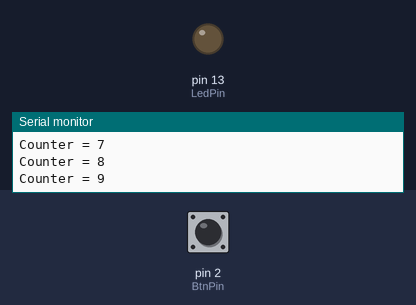
A sketch run on a simulated Arduino Uno, built with avr-gcc and run on an emulated ATmega328P. Shown: output pins drawn as LEDs (lit = HIGH), the last lines printed to the serial monitor. Dashed ring = blinking. Inputs (shaded band) come from the test bench; at power-on: pin 2 (BtnPin) HIGH.

Above: at 1.2 s.
1.3 s: pin 2 (BtnPin) pulled LOW for 0.15 s
At 1.49 s:
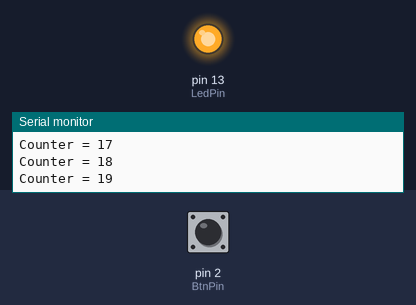
3.0 s: pin 2 (BtnPin) pulled LOW for 3.2 s
At 6.7 s:
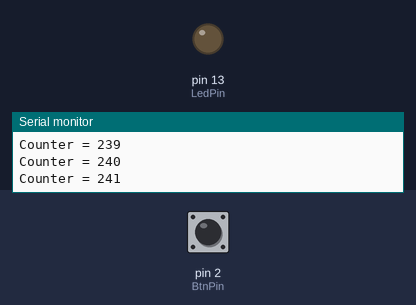
7.8 s: pin 2 (BtnPin) pulled LOW for 1 s
At 8.6 s:
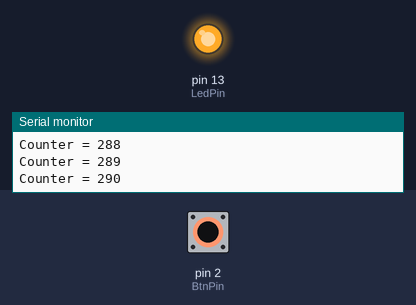
10.4 s: pin 2 (BtnPin) driven LOW
At 10.8 s:
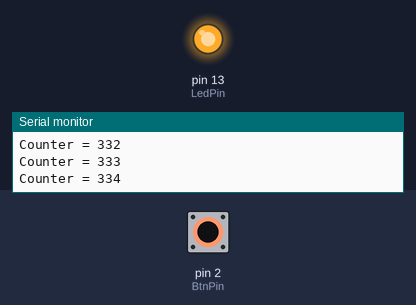
13.4 s: pin 2 (BtnPin) pulsed HIGH 2 times (0.12 s each, 0.3 s apart)
At 13.69 s:
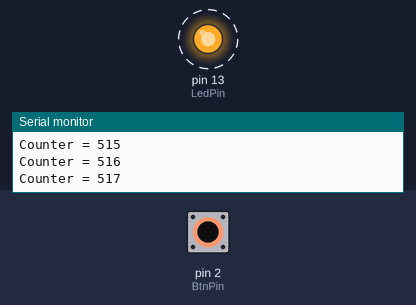
17.0 s: pin 2 (BtnPin) driven HIGH
At 17.7 s:
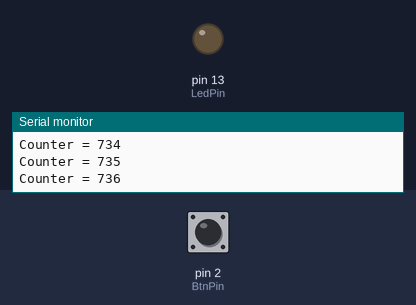
Timing chart, 0 to 19.6 s (numbered marks = the images above; inputs shaded):
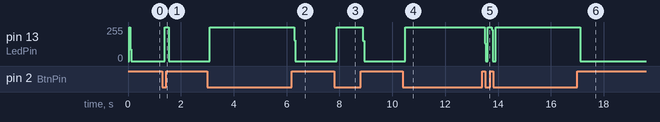

Measured:
- after the input at 1.3 s, pin 13 (LedPin): 0/255 → 255/255 after 0.09 s, → 0/255 0.16 s later
- after the input at 3.0 s, pin 13 (LedPin): 0/255 → 255/255 after 0.09 s, → 0/255 3.2 s later
- after the input at 7.8 s, pin 13 (LedPin): 0/255 → 255/255 after 0.09 s, → 0/255 1.0 s later
- after the input at 10.4 s, pin 13 (LedPin): 0/255 → 255/255 after 0.09 s
- after the input at 13.4 s, pin 13 (LedPin): alternates 255/255 for 0.16 s and 0/255 for 0.13 s, 4 changes in all, then stays 255/255, starting after 0.09 s
- after the input at 17.0 s, pin 13 (LedPin): 255/255 → 0/255 after 0.11 s

The sketch:

day4.2.ino
```cpp
// 定義LED腳位和按鈕腳位
#define LedPin 13
#define BtnPin 2

// 計數器變數
int cnt;

// 標誌變數，用於確保每次按下按鈕只增加一次計數
int flag;

// 變數用於去彈跳
int lastDebounceTime; // 上一次去彈跳的起始時間
int debounceDelay;    // 去彈跳的延遲時間
int btnState;         // 目前按鈕狀態
int lastBtnState = HIGH; // 上一次的按鈕狀態，預設為未按下

void setup() {
  // 初始化串口通信，設定傳輸速率為9600 bits per second
  Serial.begin(9600);

  // 設定BtnPin腳位為輸入模式，並啟用內部上拉電阻
  pinMode(BtnPin, INPUT_PULLUP);

  // 設定LedPin腳位為輸出
  pinMode(LedPin, OUTPUT);

  // 將LedPin設為低電位，LED熄滅
  digitalWrite(LedPin, LOW);

  // 初始化計數器為0
  cnt = 0;

  // 初始化標誌變數為0
  flag = 0;

  // 初始化去彈跳相關變數
  lastDebounceTime = 0;
  debounceDelay = 50; // 去彈跳的延遲時間為50毫秒
}

void loop() {
  // 主要程式碼，重複執行

  // 去彈跳機制開始

  // 讀取按鈕腳位的狀態
  int reading = digitalRead(BtnPin);

  // 如果當前狀態與上一次按鈕狀態不同，則更新去彈跳起始時間
  if (reading != lastBtnState) {
    lastDebounceTime = millis();
  }

  // 如果經過了足夠的時間（去彈跳延遲時間），則更新按鈕狀態
  if ((millis() - lastDebounceTime) > debounceDelay) {
    if (reading != btnState) {
      btnState = reading;
    }
  }

  // 更新上一次的按鈕狀態
  lastBtnState = reading;

  // 去彈跳機制結束

  // 如果按鈕按下（LOW）且標誌為0（未計數）
  if (btnState == LOW && flag == 0) {
    digitalWrite(LedPin, HIGH); // 点亮LED
    cnt++;                      // 增加計數器
    flag = 1;                   // 設定標誌為1（已計數）
    Serial.print("Counter = ");
    Serial.println(cnt);         // 在串口上輸出計數值
  } else {
    digitalWrite(LedPin, LOW); // 關閉LED
    flag = 0;                  // 設定標誌為0（未計數）
  }
}
```
